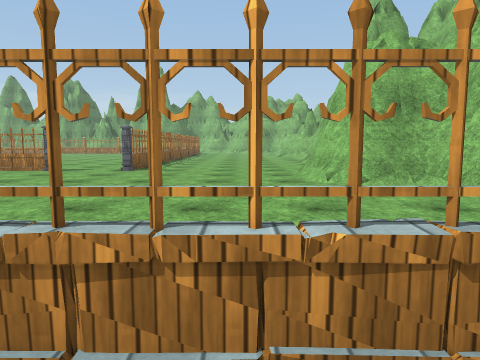
[1] (above)

14 first-person views from a walk through a Unity game level. The camera is 1.3 m above the floor, tilts 6° down and sees 70° across. The floor is counted in squares, 2 m on a side. Each view is taken from the middle of a square. On the plan, view 1 faces up. The plan holds only what a view shows up to about 10 squares ahead; the rest is blank. The place goes on beyond the plan. Surface patterns are stand-ins for the level's own textures.

[2]
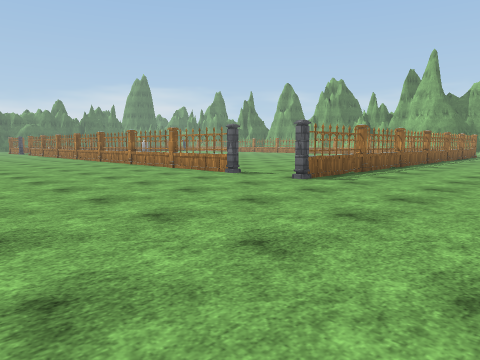

[3]
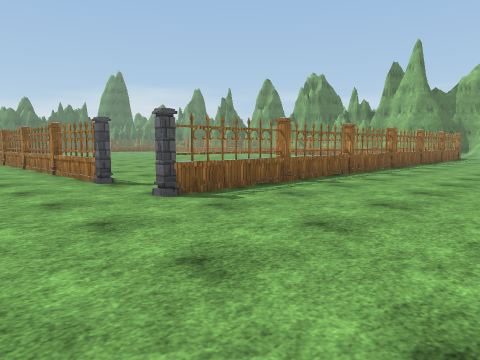

[4]
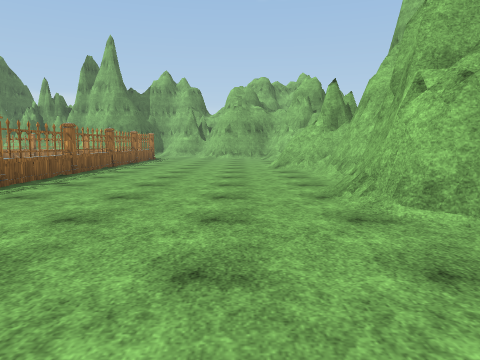

[5]
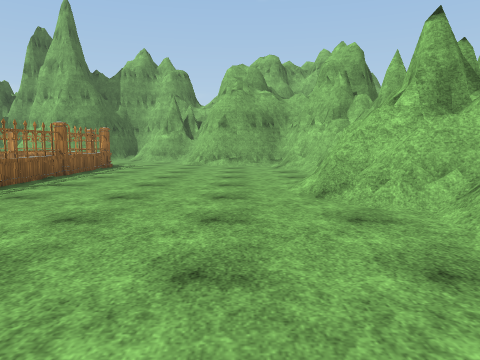

[6]
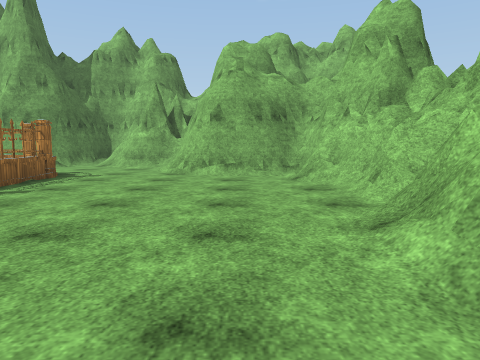

[7]
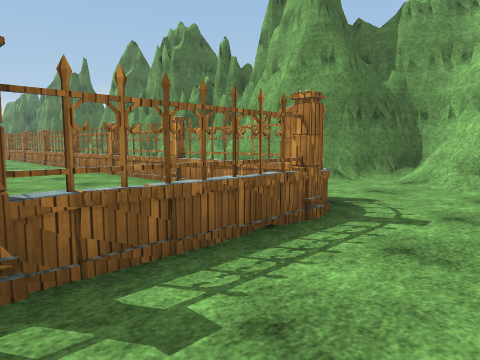

[8]
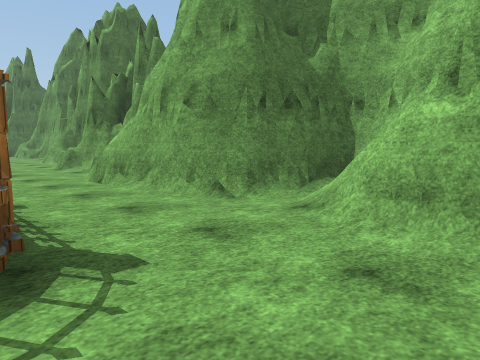

[9]
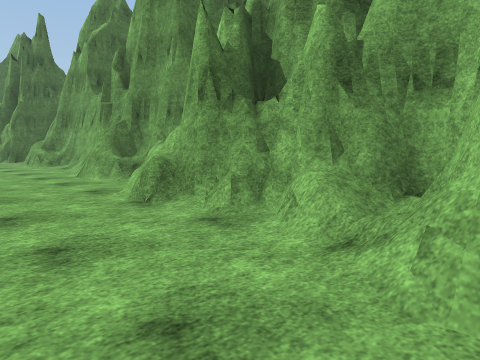

[10]
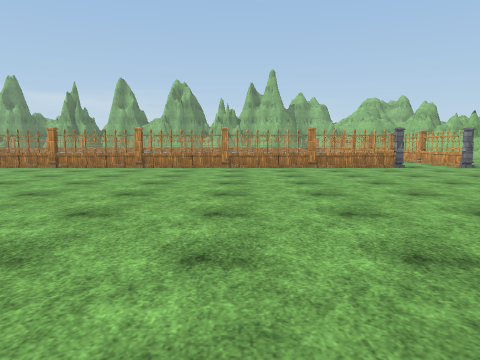

[11]
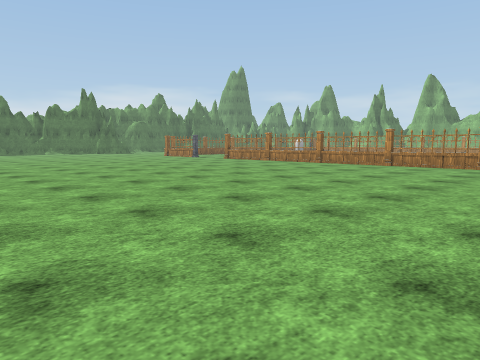

[12]
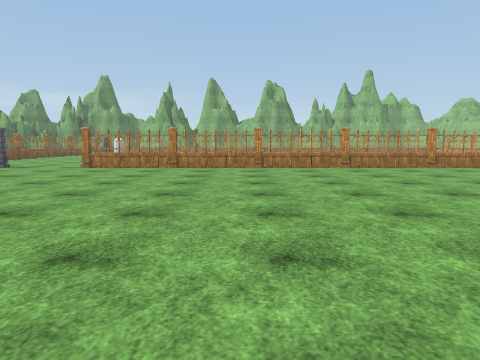

[13]
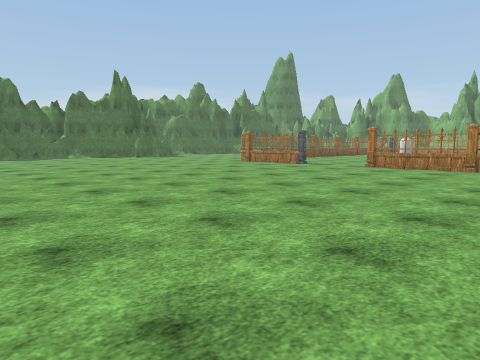

[14]
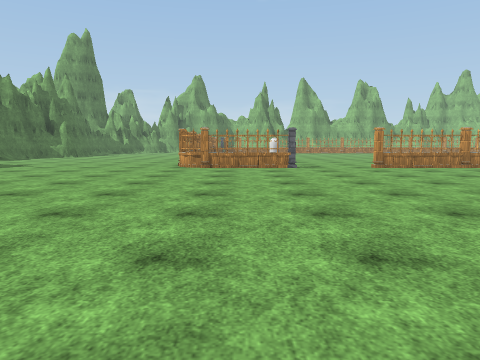

### Floor plan
Key: @ floor where view 1 was taken; # wall or solid block; . floor; / step, stairs or slope; = window, fence, low wall or low ledge; ^ raised ledge; P pillar.
Columns run from 31 left of view 1 to 3 right of it. Each row starts with its distance up from view 1.
 28              #######
 27              =..##=###########
 26              .......=../###//###
 25                 ............../#
 24                      ........./####
 23                    ====#=#===....=#
 22                    .. ....  #.....#
 21                        ...  =.....#
 20                             #.....#
 19                             =.....#
 18                             #....=#
 17                             =.....#
 16                             #.....#
 15                             #.....#
 14                             ^.....#
 13                             #.....#
 12                             #.....#
 11                        ..   #.....#
 10                        .....=......
  9 ....##=#..#=#======#====#=#.#.....
  8 .......P..................P.P....
  7 .................................#
  6  ................................##
  5   ................................#
  4   ................................#
  3    .......................   .....
  2    ......................
  1    .....................      =#
  0      ..................        @
 -1       .    ............
 -2                   ....

Positions as (right, up) in squares from view 1, and headings:
1: (0, 0), facing up
2: (1, 3), facing up-left
3: (1, 6), facing up-left
4: (1, 8), facing up
5: (1, 13), facing up
6: (1, 16), facing up
7: (-1, 20), facing up-left
8: (-1, 23), facing up-left
9: (-7, 24), facing up-left
10: (-9, -1), facing up
11: (-10, -2), facing up-left
12: (-17, -1), facing up
13: (-17, -1), facing up-left
14: (-25, -1), facing up
